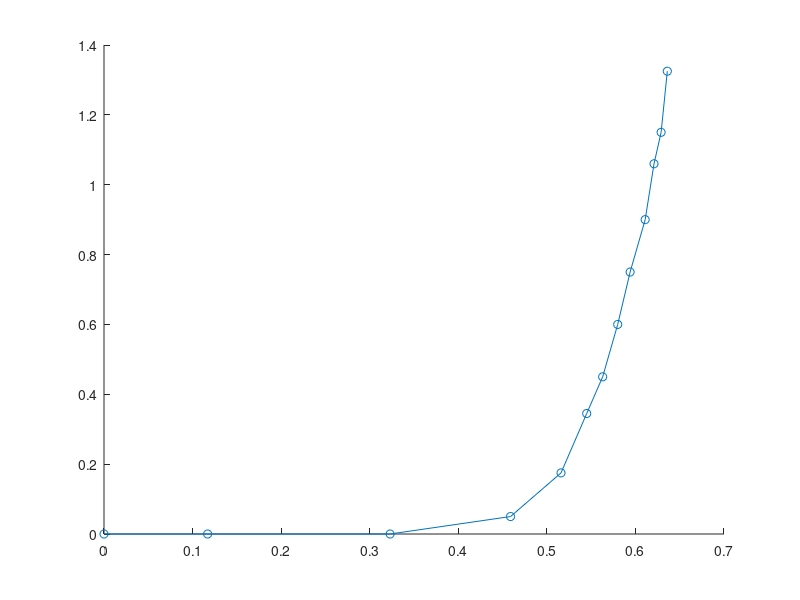

This figure's MATLAB source:
clear all;
x = [0 0.117 .323 .459 .516 .545 .563 .580 .594 .611 .621 .629 .636];
y = [0 0 0 0.05 .175 .345 .45 .6 .75 .9 1.06 1.15 1.325];

scatter(x,y)
hold on
 plot(x,y)
